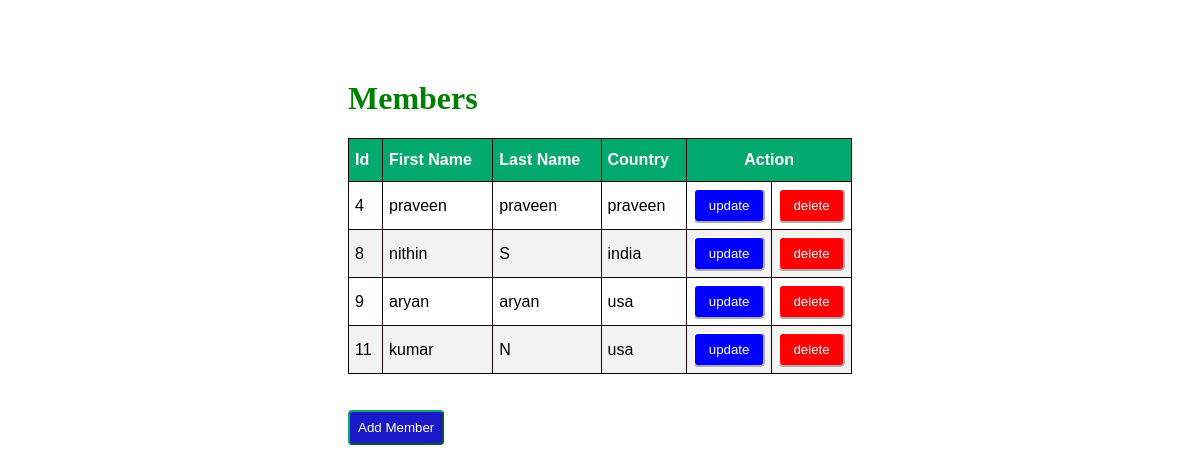
The app's page /, older data.
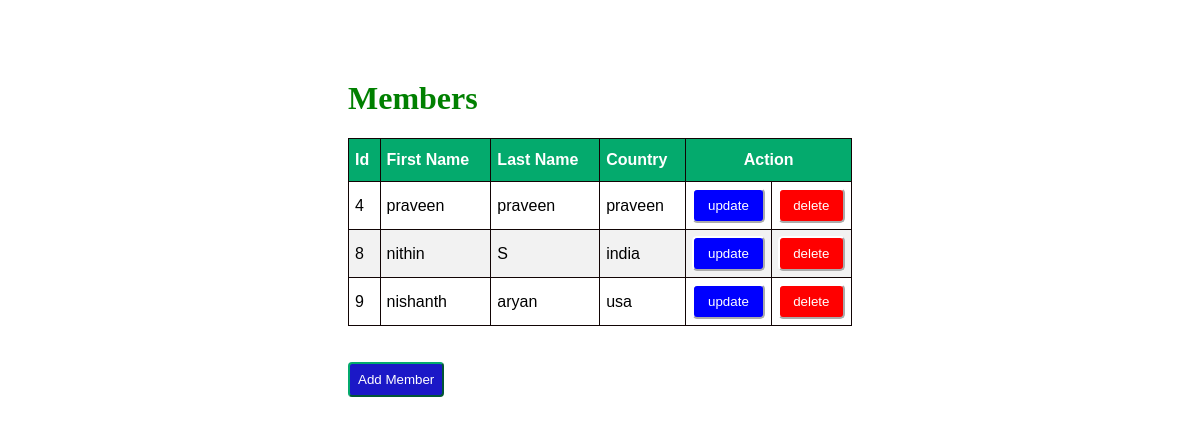
The same page, newer data.
### newapp/models.py (models this page shows)
class Member(models.Model):
  firstname = models.CharField(max_length=100)
  lastname = models.CharField(max_length=100)
  country = models.CharField(max_length=100)

### newapp/views.py (the view)
# urls.py: path('',views.index,name="index"),
def index(request):
    mem=Member.objects.all()
    return render(request,'index.html',{'mem':mem})

### newapp/templates/index.html (shortened to what this page needs)
<!DOCTYPE html>
<html lang="en">
<head>
</head>
{% load static %}
<link rel="stylesheet" href="{% static 'style.css' %}">
<body>
    <div class="container">
        <h1>Members</h1>
        <table id="customers" border="1">
            <thead>
                <th>Id</th>
                <th>First Name</th>
                <th>Last Name</th>
                <th>Country</th>
                <th colspan="2" id="mid">Action</th>
            </thead>
            {%for x in mem %}
            <tr>
                <td>{{x.id}}</td>
                <td>{{x.firstname}}</td>
                <td>{{x.lastname}}</td>
                <td>{{x.country}}</td>
                <td>
                    <a href="update/{{x.id}}"><button  id="up">update</button></a>
                </td>
                <td>
                    <a href=" delete/{{x.id}}"><button id="del">delete</button></a>
                </td>
            </tr>
            {% endfor %}
        </table>
        <br><br>
        <a href="{% url 'add' %}"><button id="new3">Add Member</button></a>
    </div>
</body>
</html>

### newapp/static/style.css (style rules this page uses)
.container { margin: 80px 240px 60px 240px; padding: 0px 100px 100px 100px; }
#customers { font-family: Arial, Helvetica, sans-serif; border-collapse: collapse; width: 100%; }
#customers td, #customers th { border: 1px solid rgb(17, 4, 4); padding: 6px; }
#customers tr:nth-child(even) { background-color: #f2f2f2; }
#customers th { padding-top: 12px; padding-bottom: 12px; text-align: left; background-color: #04AA6D; color: white; }
#customers #mid { text-align: center; }
#customers #up { background-color: blue; border-color: white; border-radius: 5px; padding: 8px; color: white; }
#customers #del { background-color: red; border-color: white; border-radius: 5px; padding: 8px; color: white; }
#customers button { width: 100%; }
h1 { color: green; }
.container #new3 { padding: 8px; background-color: rgb(27, 24, 199); color: white; border-radius: 4px; border-color: #04AA6D; }

Row changes from the older to the newer data that the page shows:
removed Member: id "11", firstname "kumar", lastname "N", country "usa"
changed Member "aryan": firstname "aryan" → "nishanth"
